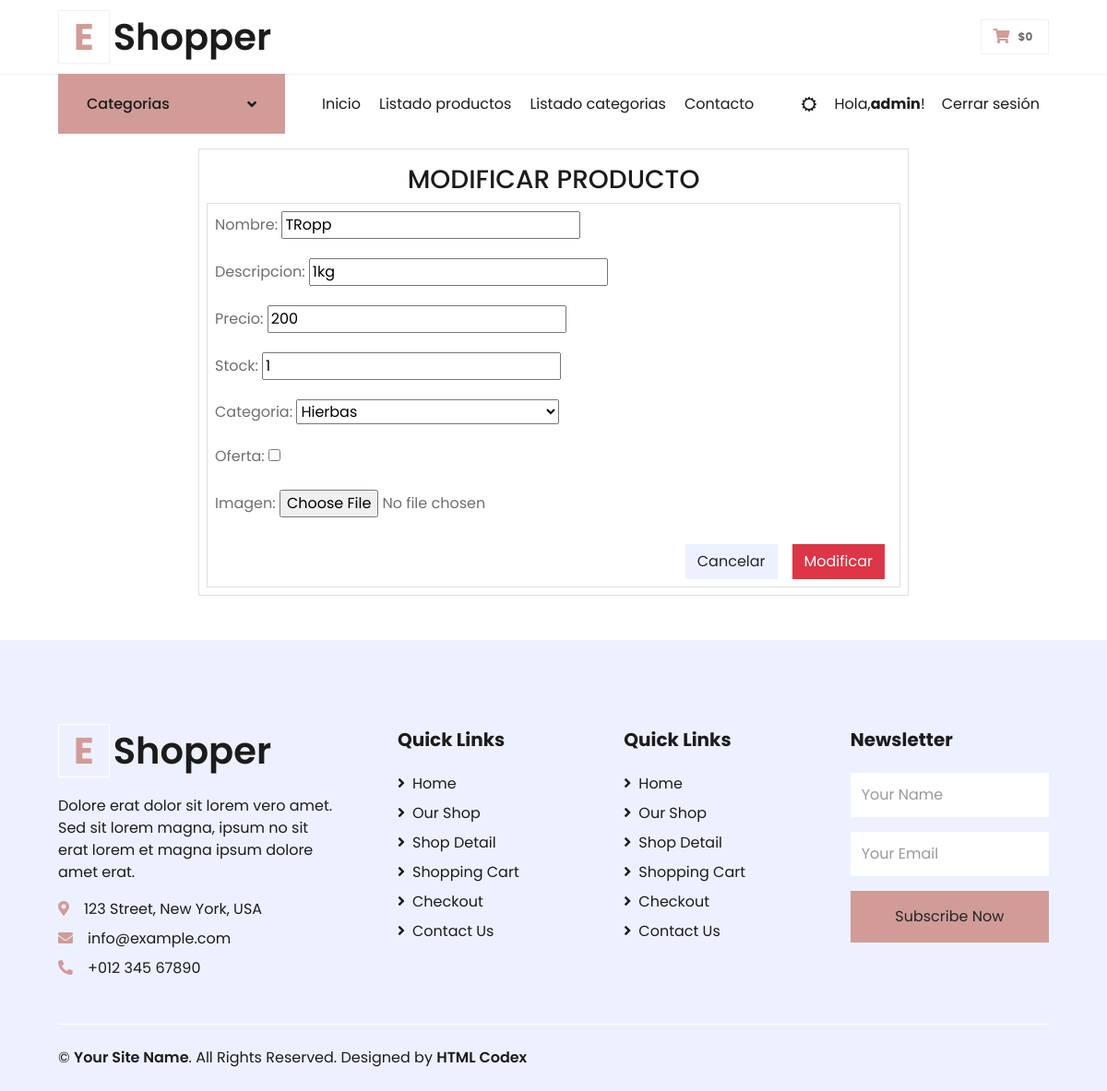
/editproducto/7/ (signed in), run on the app's committed database.
### DistribuidoraApp/models.py (models this page shows, shortened)
class Productos(models.Model):
    nombre = models.CharField(max_length=100)
    imagen = models.ImageField(upload_to='imgproductos/%Y/%m/%d', blank=True)
    descripcion = models.CharField(max_length=500)
    precio = models.IntegerField()
    stock = models.IntegerField(null=True, default=0)
    categoria = models.ForeignKey(Categorias, on_delete=models.PROTECT)
    oferta = models.BooleanField(default=False)
    class Meta:
        db_table = 'productos'
        verbose_name = 'Producto'
        verbose_name_plural = 'Productos'
        ordering = ['id']

class Categorias(models.Model):
    nombre = models.CharField(max_length=100)
    def __str__(self):
        return self.nombre
    class Meta:
        db_table = "categorias"
        verbose_name = 'Categoria'
        verbose_name_plural = 'Categorias'
        ordering = ['id']

### DistribuidoraApp/views.py (the view, shortened to what this page needs)
# urls.py: path('editproducto/<id>/', editarProducto, name='editproducto'),
@login_required(login_url='/login')
def editarProducto(request, id):
    producto = get_object_or_404(Productos, id=id)
    data = {
        'form': ProductoForm(instance=producto)
    }
    return render(request, 'DistribuidoraApp/modificar-productos.html', data)

### DistribuidoraApp/forms.py
class ProductoForm(forms.ModelForm):
    class Meta:
        model = Productos
        fields = ["nombre", "descripcion", "precio", "stock", "categoria", "oferta", "imagen"]

### DistribuidoraApp/context_processors.py (called while the page is built)
def extras(request):
	lista_categorias = Categorias.objects.all().order_by('nombre')
	return {'categorias':lista_categorias}

def importe_total_carro(request):
	total=0
	if request.user.is_authenticated:
		if "carro" in request.session:
			for key, value in request.session["carro"].items():
				total= total + int(value["precio"])
	return {"importe_total_carro":total}

### DistribuidoraApp/templates/DistribuidoraApp/modificar-productos.html (shortened to what this page needs)
{% extends 'DistribuidoraApp/base.html' %}
{% load static %}
{% block contenidoPagina %}
<div class="container-fluid">
    <div class="row">
        <div class="col-sm-8 mx-auto animate__animated animate__backInRight animate__delay-0.5s mt-3">
            <div class="card p-2">
                <h3 class="animate__animated animate__bounceInDown animate__delay-1s text-center my-2">MODIFICAR PRODUCTO</h3>
                <div class="card body p-2">
                    <form action="" method="post" enctype="multipart/form-data">
                        {{ form.as_p }}
                        <div class="d-flex justify-content-end">
                            <a href="/listarproductos" class="btn btn-secondary mt-2 mx-2" button ">Cancelar</a>
                            <button type="submit " class="btn btn-danger mt-2 mx-2 " button ">Modificar</a>
                        </div>
                    </form>
                </div>
            </div>
        </div>
    </div>
</div>
{% endblock %}

### DistribuidoraApp/templates/DistribuidoraApp/base.html (shortened to what this page needs)
{% load static %}
<!DOCTYPE html>
<html lang="en">
<head>
    <link href="https://cdnjs.cloudflare.com/ajax/libs/font-awesome/5.10.0/css/all.min.css" rel="stylesheet">
    <link href="{% static 'lib/owlcarousel/assets/owl.carousel.min.css' %}" rel="stylesheet">
    <link href="{% static 'css/style.css' %}" rel="stylesheet">
</head>
<body>
    <div class="container-fluid">
        <div class="row align-items-center py-3 px-xl-5">
            <div class="col-lg-3 d-none d-lg-block">
                <a href="" class="text-decoration-none">
                    <h1 class="m-0 display-5 font-weight-semi-bold"><span class="text-primary font-weight-bold border px-3 mr-1">E</span>Shopper</h1>
                </a>
            </div>
            <div class="col-lg-9 col-6 text-right">
                {% if user.is_authenticated %}
                {% load humanize %}
                <a href="{% url 'viewcart' %}" class="btn border">
                    <i class="fas fa-shopping-cart text-primary"></i>
                    <span class="badge">${{ importe_total_carro | intcomma}} </span>
                </a>
                {% endif %}
            </div>
        </div>
    </div>
    <div class="container-fluid">
        <div class="row border-top px-xl-5">
            <div class="col-lg-3 d-none d-lg-block">
                <a class="btn shadow-none d-flex align-items-center justify-content-between bg-primary text-white w-100" data-toggle="collapse" href="#navbar-vertical" style="height: 65px; margin-top: -1px; padding: 0 30px;">
                    <h6 class="m-0">Categorias</h6>
                    <i class="fa fa-angle-down text-dark"></i>
                </a>
            </div>
            <div class="col-lg-9">
                <nav class="navbar navbar-expand-lg bg-light navbar-light py-3 py-lg-0 px-0">
                    <div class="collapse navbar-collapse justify-content-between" id="navbarCollapse">
                        <div class="navbar-nav mr-auto py-0">
                            <a href="{% url 'inicio' %}" class="nav-item nav-link">Inicio</a>
                            {% if user.is_staff %}
                            <a href="{% url 'listarproductos' %}" class="nav-item nav-link ">Listado productos</a>
                            <a href="{% url 'categorias' %}" class="nav-item nav-link">Listado categorias</a>
                            {% endif %}
                            <a href="contact.html" class="nav-item nav-link">Contacto</a>
                        </div>
                        <div class="navbar-nav ml-auto py-0">
                            {% if user.is_authenticated %}
                            <a href="{% url 'editar_perfil' %}" class="btn btn-sm nav-item nav-link">
                            </a>
                            <p class="text-dark my-3 mx-2" style="display:flex;align-items: center; justify-content: center;"> Hola,<b>{{user.username}}</b>!</p>
                            <a href="{% url 'logout' %}" class="nav-item nav-link">Cerrar sesión</a>
                            {% else %}
                            <a href="{% url 'login' %}" class="nav-item nav-link">Ingresar</a>
                            <a href="{% url 'register' %}" class="nav-item nav-link">Registrarse</a>
                            {% endif%}
                        </div>
                    </div>
                </nav>
            </div>
        </div>
    </div>
    {% block contenidoPagina %}
    {% endblock %}
    <div class="container-fluid bg-secondary text-dark mt-5 pt-5">
        <div class="row px-xl-5 pt-5">
            <div class="col-lg-4 col-md-12 mb-5 pr-3 pr-xl-5">
                <a href="" class="text-decoration-none">
                    <h1 class="mb-4 display-5 font-weight-semi-bold"><span class="text-primary font-weight-bold border border-white px-3 mr-1">E</span>Shopper</h1>
                </a>
                <p>Dolore erat dolor sit lorem vero amet. Sed sit lorem magna, ipsum no sit erat lorem et magna ipsum dolore amet erat.</p>
                <p class="mb-2"><i class="fa fa-map-marker-alt text-primary mr-3"></i>123 Street, New York, USA</p>
                <p class="mb-2"><i class="fa fa-envelope text-primary mr-3"></i>info@example.com</p>
                <p class="mb-0"><i class="fa fa-phone-alt text-primary mr-3"></i>+012 345 67890</p>
            </div>
            <div class="col-lg-8 col-md-12">
                <div class="row">
                    <div class="col-md-4 mb-5">
                        <h5 class="font-weight-bold text-dark mb-4">Quick Links</h5>
                        <div class="d-flex flex-column justify-content-start">
                            <a class="text-dark mb-2" href="index.html"><i class="fa fa-angle-right mr-2"></i>Home</a>
                            <a class="text-dark mb-2" href="shop.html"><i class="fa fa-angle-right mr-2"></i>Our Shop</a>
                            <a class="text-dark mb-2" href="detail.html"><i class="fa fa-angle-right mr-2"></i>Shop Detail</a>
                            <a class="text-dark mb-2" href="cart.html"><i class="fa fa-angle-right mr-2"></i>Shopping Cart</a>
                            <a class="text-dark mb-2" href="checkout.html"><i class="fa fa-angle-right mr-2"></i>Checkout</a>
                            <a class="text-dark" href="contact.html"><i class="fa fa-angle-right mr-2"></i>Contact Us</a>
                        </div>
                    </div>
                    <div class="col-md-4 mb-5">
                        <h5 class="font-weight-bold text-dark mb-4">Quick Links</h5>
                        <div class="d-flex flex-column justify-content-start">
                            <a class="text-dark mb-2" href="index.html"><i class="fa fa-angle-right mr-2"></i>Home</a>
                            <a class="text-dark mb-2" href="shop.html"><i class="fa fa-angle-right mr-2"></i>Our Shop</a>
                            <a class="text-dark mb-2" href="detail.html"><i class="fa fa-angle-right mr-2"></i>Shop Detail</a>
                            <a class="text-dark mb-2" href="cart.html"><i class="fa fa-angle-right mr-2"></i>Shopping Cart</a>
                            <a class="text-dark mb-2" href="checkout.html"><i class="fa fa-angle-right mr-2"></i>Checkout</a>
                            <a class="text-dark" href="contact.html"><i class="fa fa-angle-right mr-2"></i>Contact Us</a>
                        </div>
                    </div>
                    <div class="col-md-4 mb-5">
                        <h5 class="font-weight-bold text-dark mb-4">Newsletter</h5>
                        <form action="">
                            <div class="form-group">
                                <input type="text" class="form-control border-0 py-4" placeholder="Your Name" required="required" />
                            </div>
                            <div class="form-group">
                                <input type="email" class="form-control border-0 py-4" placeholder="Your Email"
                                    required="required" />
                            </div>
                            <div>
                                <button class="btn btn-primary btn-block border-0 py-3" type="submit">Subscribe Now</button>
                            </div>
                        </form>
                    </div>
                </div>
            </div>
        </div>
        <div class="row border-top border-light mx-xl-5 py-4">
            <div class="col-md-6 px-xl-0">
                <p class="mb-md-0 text-center text-md-left text-dark">
                    &copy; <a class="text-dark font-weight-semi-bold" href="#">Your Site Name</a>. All Rights Reserved. Designed
                    by
                    <a class="text-dark font-weight-semi-bold" href="https://htmlcodex.com">HTML Codex</a>
                </p>
            </div>
            <div class="col-md-6 px-xl-0 text-center text-md-right">
            </div>
        </div>
    </div>
</body>
</html>

### data on the page
Productos: nombre "TRopp", descripcion "1kg", precio "200", stock "1", categoria "Hierbas"

### other printed values
{{ importe_total_carro | intcomma }} "0"
{{ user.username }} "admin"
